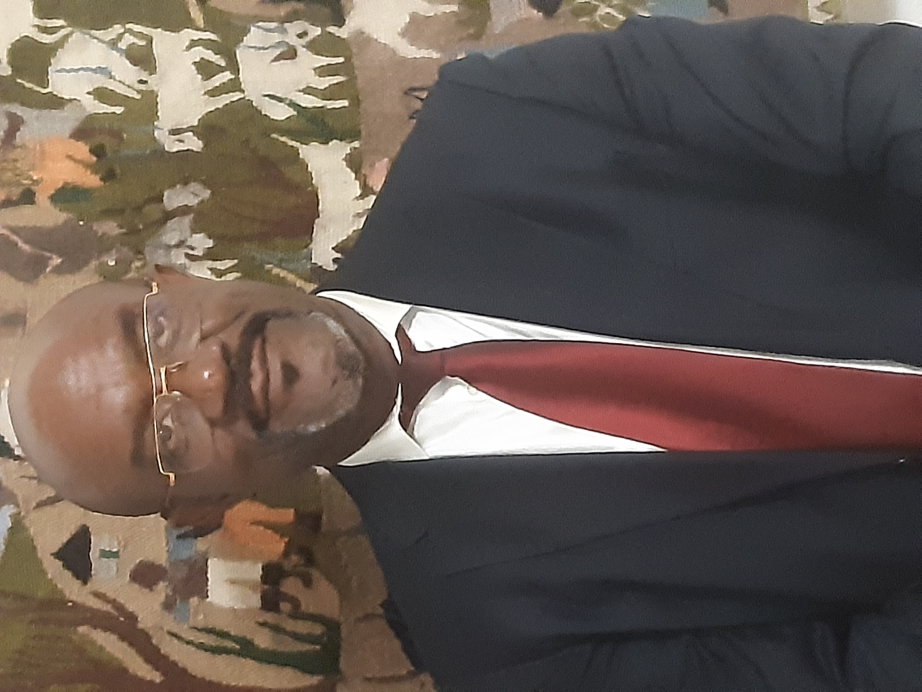
#> input picture rcs-sito/assets/img/team/nemesio-rinaldi-original.jpg, 4608 x 3456 px (shown at 1/5 size)
$ python -i compose.py   (imports and definitions only)
#> lines starting #> are read from the running program, lines starting #| are printed output that depends on the picture
import io
from pathlib import Path

import numpy as np
from PIL import Image, ImageOps, ImageFilter, ImageDraw, ImageEnhance
from rembg import remove, new_session

BASE = Path(__file__).parent
CANVAS_W, CANVAS_H = 1000, 1250  # 4:5 portrait, coerente per tutte le card del team
MAX_INPUT_DIM = 1600  # downscale prima della segmentazione: molto piu' veloce, risoluzione piu' che sufficiente

# [1 line that did not run here, left out]


# [37 lines left out: functions load_upright, cutout_subject, bbox_with_margin, not called in this run]


def prepare_background(bg_path, crop_focus_x=0.5, blur=9, darken=0.93):
#> called with bg_path = 'nemesio-rinaldi-original.jpg', crop_focus_x = 0.5, blur = 9, darken = 0.93
    bg = Image.open(bg_path).convert("RGB")
#> bg is the input picture: PIL image 4608x3456 RGB; mean R, G, B 101.5, 88.8, 81.5
    bg = ImageOps.exif_transpose(bg)
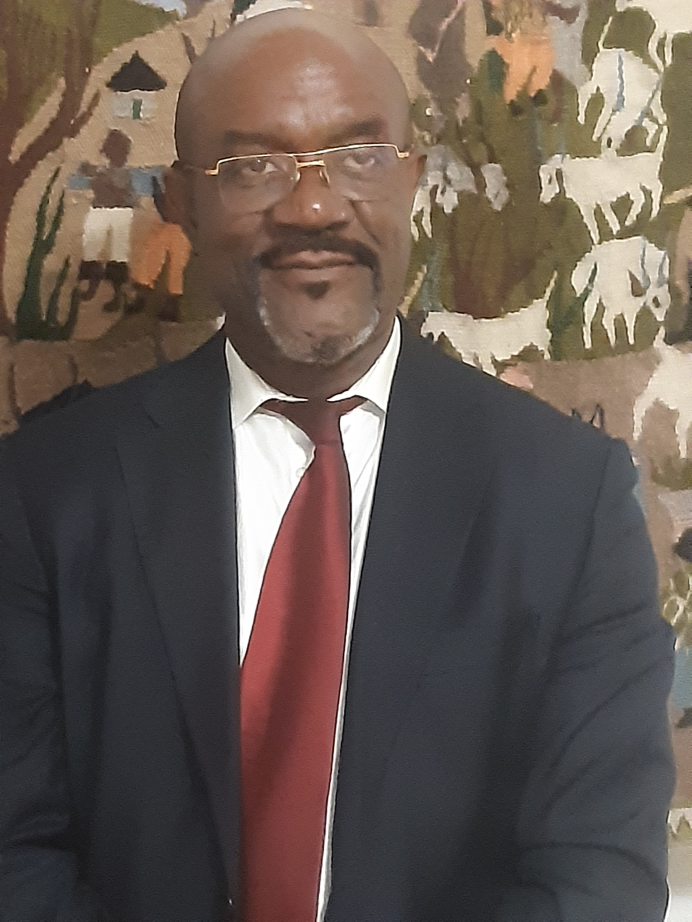
#> bg: PIL image 3456x4608 RGB (shown at 1/5 size); mean R, G, B 101.5, 88.8, 81.5
    target_ratio = CANVAS_W / CANVAS_H
    w, h = bg.size
#> w = 3456; h = 4608
    cur_ratio = w / h
#> cur_ratio = 0.75
    if cur_ratio > target_ratio:
        new_w = int(h * target_ratio)
        x0 = int((w - new_w) * crop_focus_x)
        x0 = max(0, min(w - new_w, x0))
        bg = bg.crop((x0, 0, x0 + new_w, h))
    else:
        new_h = int(w / target_ratio)
#> new_h = 4320
        y0 = (h - new_h) // 2
#> y0 = 144
        bg = bg.crop((0, y0, w, y0 + new_h))
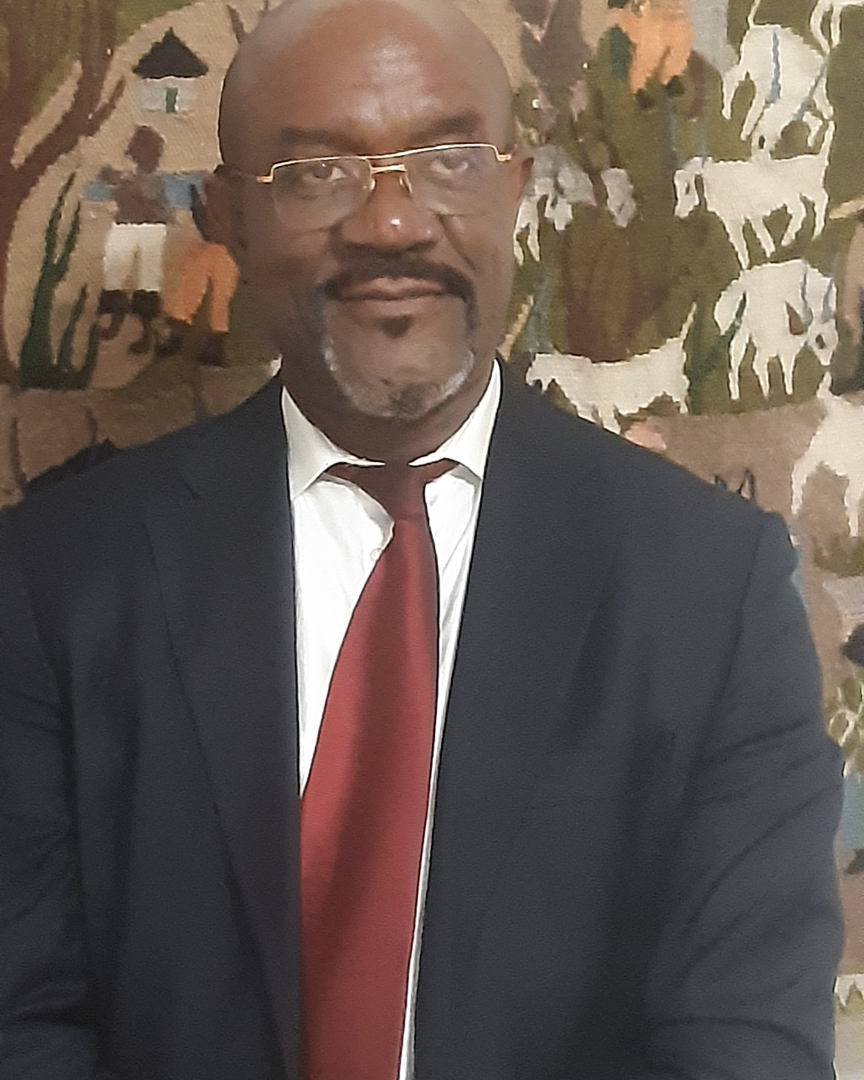
#> bg: PIL image 3456x4320 RGB (shown at 1/4 size); mean R, G, B 101.1, 88.3, 81.1
    bg = bg.resize((CANVAS_W, CANVAS_H), Image.LANCZOS)
#> bg: PIL image 1000x1250 RGB
    bg = bg.filter(ImageFilter.GaussianBlur(blur))
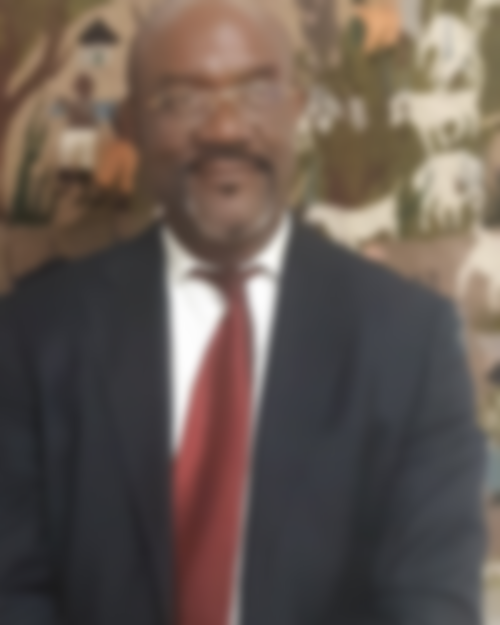
#> bg: PIL image 1000x1250 RGB (shown at 1/2 size); mean R, G, B 101.1, 88.3, 81.1
    bg = ImageEnhance.Brightness(bg).enhance(darken)
    bg = ImageEnhance.Color(bg).enhance(0.97)

    # correzione: se l'immagine ha zone troppo scure/vicine al nero, le solleva leggermente
    # cosi' non appaiono come "buchi neri" dietro al soggetto.
    arr = np.asarray(bg).astype(np.float32)
    floor = 22.0
    arr = floor + arr * ((255.0 - floor) / 255.0)
    bg = Image.fromarray(arr.astype("uint8"), "RGB")

    vignette = Image.new("L", (CANVAS_W, CANVAS_H), 0)
#> vignette: PIL image 1000x1250 L; every value is 0
    d = ImageDraw.Draw(vignette)
    d.ellipse((-CANVAS_W * 0.35, -CANVAS_H * 0.3, CANVAS_W * 1.35, CANVAS_H * 1.35), fill=255)
    vignette = vignette.filter(ImageFilter.GaussianBlur(140))
#> vignette: PIL image 1000x1250 L; every value is 255
    dark_edge = Image.new("RGB", (CANVAS_W, CANVAS_H), (14, 13, 16))
    bg = Image.composite(bg, dark_edge, vignette)
    return bg.convert("RGBA")


# [33 lines left out: function compose, not called in this run]


# [13 lines not run here, left out]

>>> result = prepare_background('nemesio-rinaldi-original.jpg')

$ run again, on rcs-sito/assets/img/team/a-ricci.jpg
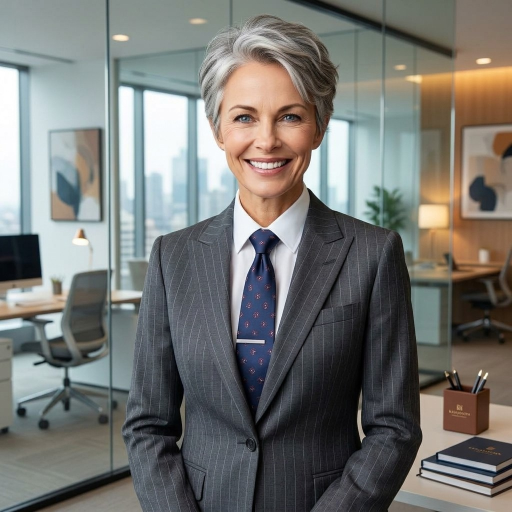
#> input picture rcs-sito/assets/img/team/a-ricci.jpg, 1024 x 1024 px (shown at 1/2 size)
#> in prepare_background, bg is the input picture: PIL image 1024x1024 RGB; mean R, G, B 117.1, 117.6, 114.3
#> in prepare_background, `bg = bg.crop((x0, 0, x0 + new_w, h))`:
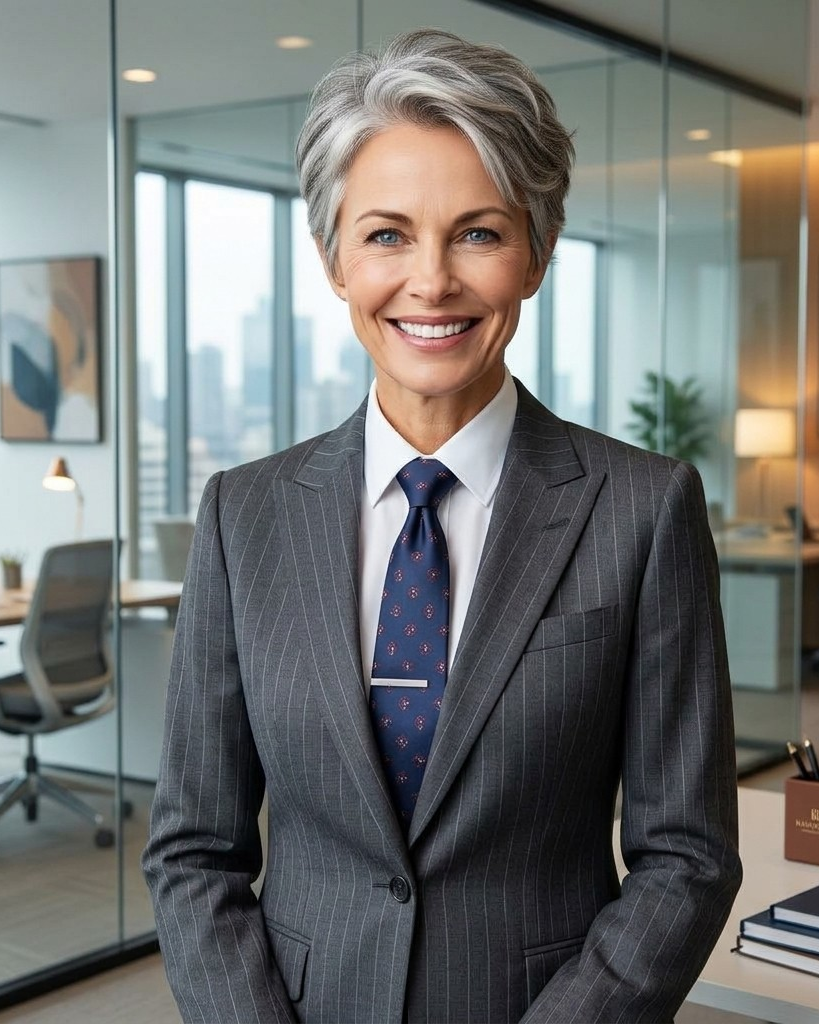
#> bg: PIL image 819x1024 RGB; mean R, G, B 113, 115, 113.1
#> in prepare_background, `bg = bg.filter(ImageFilter.GaussianBlur(blur))`:
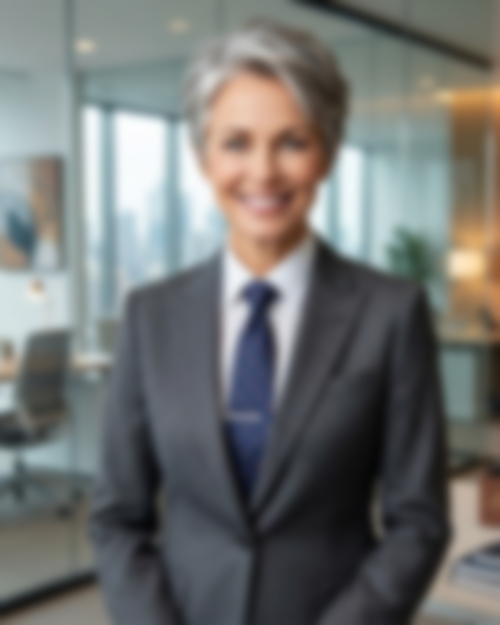
#> bg: PIL image 1000x1250 RGB (shown at 1/2 size); mean R, G, B 113, 115, 113.1
